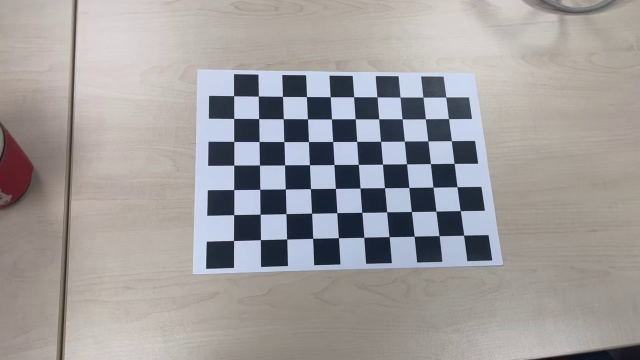
#> input picture calibration_images/0.jpg, 640 x 360 px; its folder holds 4 pictures in this run
$ python calibrate_camera.py
#> lines starting #> are read from the running program, lines starting #| are printed output that depends on the picture
import cv2
import numpy as np
import glob

def calculate_intrinsic_matrix(image_path, grid_x, grid_y):
    """Calculates the intrinsic camera matrix using chessboard images.

    Args:
        image_path (str): Path to the folder containing chessboard images (e.g., 'path/to/images/*.jpg')
        grid_x (int): Number of inner corners in the chessboard's x-direction
        grid_y (int): Number of inner corners in the chessboard's y-direction

    Returns:
        K (numpy.ndarray): Intrinsic camera matrix
    """
#> called with image_path = 'calibration_images/*.jpg', grid_x = 10, grid_y = 7
    print("Starting intrinsic matrix calculation...")

    # Define the chessboard size and criteria for corner detection and refinement
    chessboard_size = (grid_x, grid_y)
    termination_criteria = (cv2.TERM_CRITERIA_EPS + cv2.TERM_CRITERIA_MAX_ITER, 30, 0.001)

    # Prepare object points based on the chessboard size
    object_points = np.zeros((chessboard_size[0] * chessboard_size[1], 3), dtype=np.float32)
    object_points[:, :2] = np.mgrid[0:grid_x, 0:grid_y].T.reshape(-1, 2)

    # Arrays to store object points and image points from all images
    all_obj_points = []
    all_img_points = []

    # Loop over images at the provided path
    for image_file in glob.glob(image_path):
        image = cv2.imread(image_file)
#> image is the input picture: shape (360, 640, 3); mean B, G, R 156.6, 156.4, 159.8
        gray_image = cv2.cvtColor(image, cv2.COLOR_BGR2GRAY)
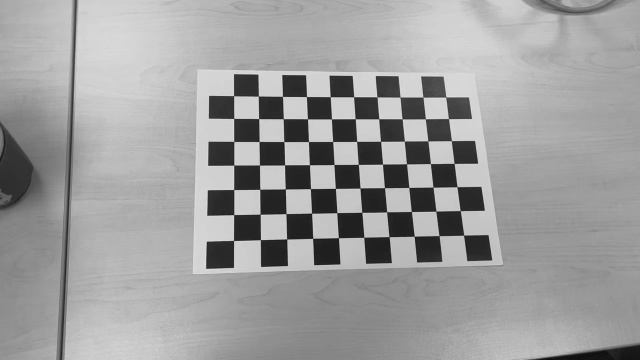
#> gray_image: shape (360, 640); min 12, max 225, mean 157.5

        # Find the chessboard corners
        success, corners = cv2.findChessboardCorners(gray_image, chessboard_size, None)
#> success = True; corners = 70 rows, first 8: [463.6, 235.1], [443, 233], [410, 232], [393, 234], [360, 233], [338.5, 237.7], [312.6, 238.4], [286.6, 238.9]

        if success:
            # Refine corner position
            corners_refined = cv2.cornerSubPix(gray_image, corners, (11, 11), (-1, -1), termination_criteria)
#> corners_refined = 70 rows, first 8: [463.6, 235.2], [439, 235.6], [414.2, 236.2], [389.1, 236.6], [363.8, 237.3], [338.4, 237.6], [312.6, 238.4], [286.6, 238.9]
            all_obj_points.append(object_points)
            all_img_points.append(corners_refined)
#> pass 2 of the loop in calculate_intrinsic_matrix, `for image_file in glob.glob(image_path):`:
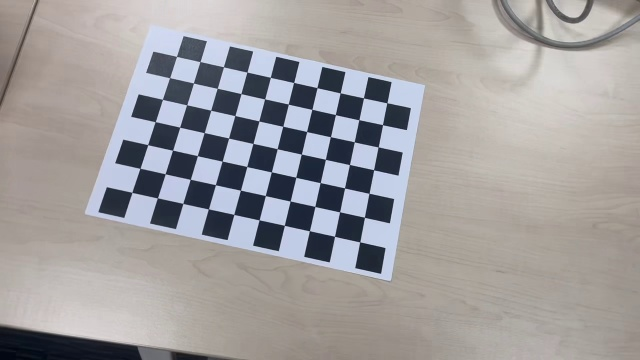
#> input picture calibration_images/1.jpg, 640 x 360 px
#> in calculate_intrinsic_matrix, image is the input picture: shape (360, 640, 3); mean B, G, R 158.3, 157.8, 160.6
#> in calculate_intrinsic_matrix, `gray_image = cv2.cvtColor(image, cv2.COLOR_BGR2GRAY)`:
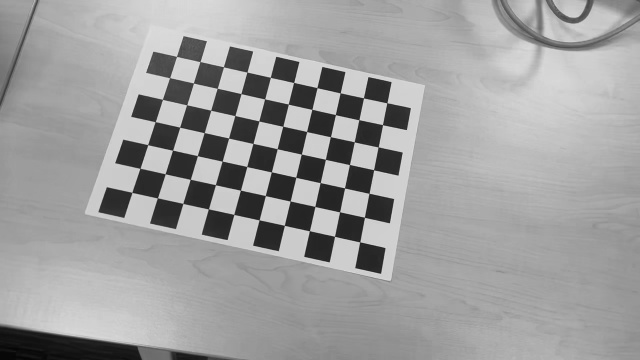
#> gray_image: shape (360, 640); min 4, max 227, mean 158.7
#> corners = 70 rows, first 8: [359.7, 241.8], [334.4, 236.3], [309.4, 230.7], [284.4, 225.4], [259.2, 219.8], [233.8, 214.4], [208.4, 208.9], [182.8, 203.4]
#> corners_refined = 70 rows, first 8: [359.7, 241.8], [334.5, 236.3], [309.4, 230.7], [284.3, 225.4], [259.1, 219.8], [233.8, 214.4], [208.4, 208.9], [182.8, 203.4]
#> pass 3 of the loop in calculate_intrinsic_matrix, `for image_file in glob.glob(image_path):`:
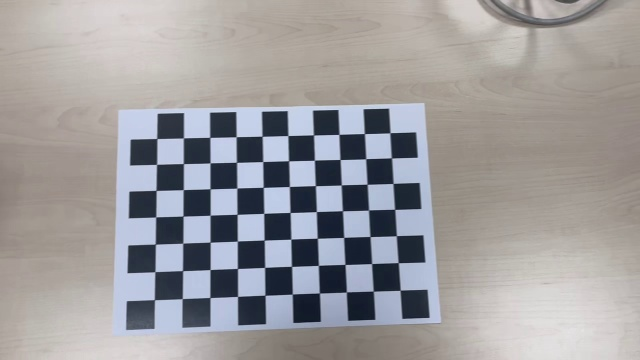
#> input picture calibration_images/10.jpg, 640 x 360 px
#> in calculate_intrinsic_matrix, image is the input picture: shape (360, 640, 3); mean B, G, R 157.2, 155.7, 157.6
#> in calculate_intrinsic_matrix, `gray_image = cv2.cvtColor(image, cv2.COLOR_BGR2GRAY)`:
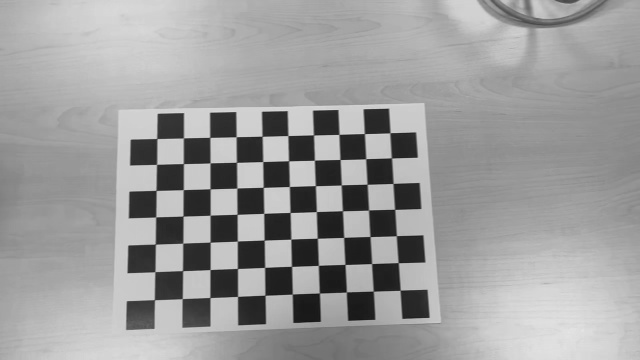
#> gray_image: shape (360, 640); min 21, max 229, mean 156.4
#> corners = 70 rows, first 8: [400, 290], [373, 290.8], [346.2, 292], [319.4, 293], [292.1, 294.1], [265, 295], [237.7, 296.3], [210, 297.5]
#> corners_refined = 70 rows, first 8: [400.2, 290.2], [373.3, 291.2], [346.4, 292], [319.4, 293], [292.3, 294.1], [265, 295.2], [237.5, 296.4], [209.9, 297.5]
#> the loop made 4 passes; the first 3 are shown

    # Perform camera calibration to get only the intrinsic matrix
    _, K, _, _, _ = cv2.calibrateCamera(all_obj_points, all_img_points, gray_image.shape[::-1], None, None)

    print("Intrinsic Matrix Calculation Successful.\nIntrinsic Matrix:\n", K)

    return K

# Usage example:
if __name__ == '__main__':
    intrinsic_matrix = calculate_intrinsic_matrix('calibration_images/*.jpg', 10, 7)
